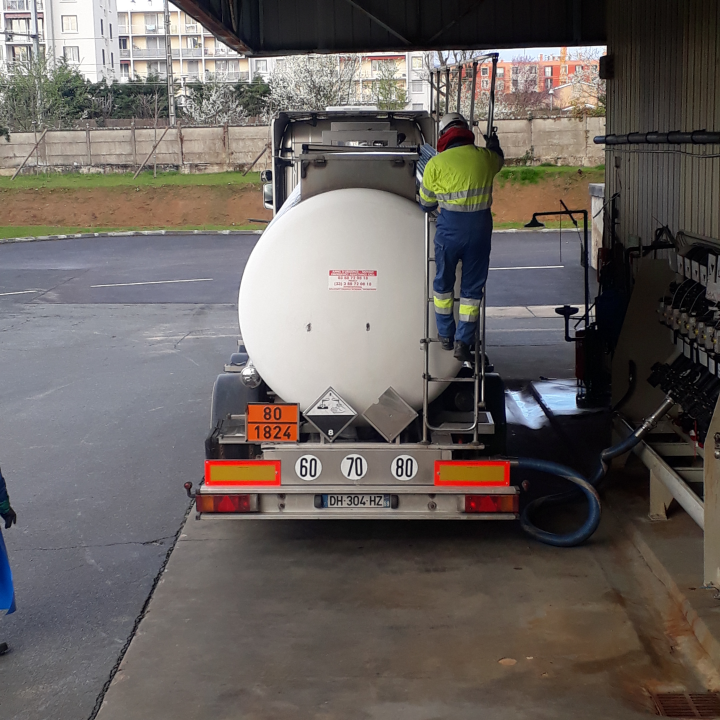
#> input picture recognize_license_plate_number_orange/orange plate.jpg, 2160 x 2160 px (shown at 1/3 size)
$ python recognize_license_oragne_plate.py
#> lines starting #> are read from the running program, lines starting #| are printed output that depends on the picture; after the words box and inside, x2 and y2 are one past the last pixel; in counts of white or black regions, pixels touching at a corner belong together
# -*- coding: utf-8 -*-

import io
import os
from datetime import datetime

import cv2
import numpy as np
from google.cloud import vision_v1p3beta1 as vision

# Config
DEBUG = False
# Maximum block license size
max_license_area = 30000  # use for image size width 2160
# Minimum block license size
min_license_area = 8000  # use for image size width 2160

# Setup google authen client key
os.environ['GOOGLE_APPLICATION_CREDENTIALS'] = 'client_key.json'

# Source path content all images
SOURCE_PATH = ""


def recognize_orange_license_plate(img_path):
    # Read image with opencv
#> called with img_path = 'orange plate.jpg'
    img = cv2.imread(img_path)
#> img is the input picture: shape (2160, 2160, 3); mean B, G, R 94.7, 98.4, 105
    origin = img.copy()

    # Get image size
    height, width = img.shape[:2]
#> height = 2160; width = 2160
    print("Image size: ", width, "x", height)
#| Image size:  2160 x 2160
    # Scale image
    img = cv2.resize(img, (2160, int((height * 2160) / width)))

    # Convert BGR to HSV
    hsv = cv2.cvtColor(img, cv2.COLOR_BGR2HSV)
#> hsv: shape (2160, 2160, 3); mean H, S, V 58.6, 53.9, 109.2

    # mask of orange
    mask_orange = cv2.inRange(hsv, (5, 150, 100), (10, 255, 255))
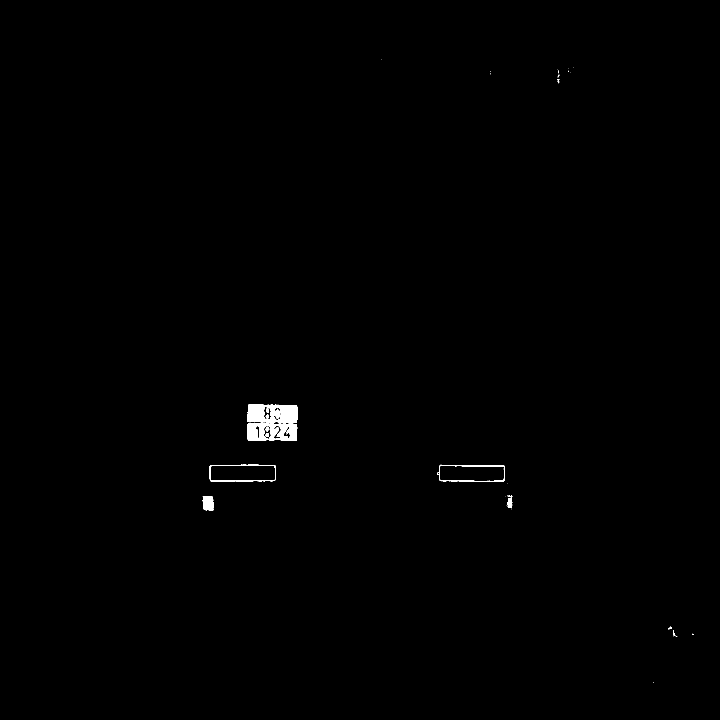
#> mask_orange: shape (2160, 2160) (shown at 1/3 size); 0.37% white; 44 white regions (30 under 20 px), largest, box (x1, y1, x2, y2) and area: (742, 1214, 892, 1267) 6344, (742, 1270, 892, 1323) 5989, (629, 1394, 828, 1445) 1263

    img = cv2.bitwise_and(img, img, mask=mask_orange)
    if DEBUG:
        cv2.imwrite(SOURCE_PATH + "output.jpg", img)

    # Remove noise
    kernel = np.ones((15, 15), np.uint8)
    img = cv2.dilate(img, kernel, iterations=1)
    img = cv2.erode(img, kernel, iterations=1)
    img = cv2.erode(img, kernel, iterations=1)
    img = cv2.dilate(img, kernel, iterations=1)

    if DEBUG:
        cv2.imwrite(SOURCE_PATH + "output1.jpg", img)

    # Convert image to Gray
    img = cv2.cvtColor(img, cv2.COLOR_BGR2GRAY)
#> img: shape (2160, 2160)

    # Apply threshold to make image black and white
    ret, img = cv2.threshold(img, 50, 255, cv2.THRESH_BINARY_INV)
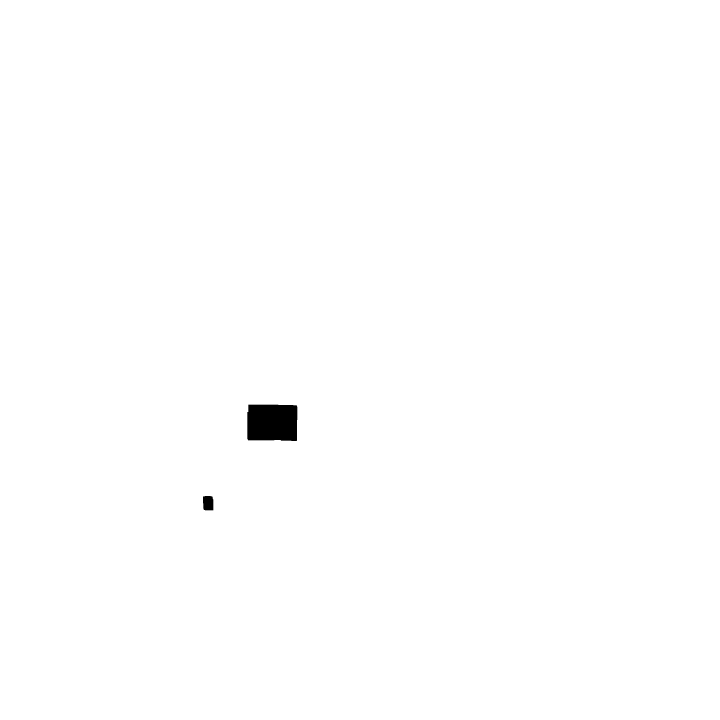
#> img: shape (2160, 2160) (shown at 1/3 size); 99.6% white; 2 black regions

    if DEBUG:
        cv2.imwrite(SOURCE_PATH + "output2.jpg", img)

    # Find image contours
    contours, hierarchy = cv2.findContours(img, cv2.RETR_TREE, cv2.CHAIN_APPROX_SIMPLE)
#> contours = 3 contours; box (x1, y1, x2, y2) and area: (0, 0, 2160, 2160) 4661281, (741, 1213, 893, 1324) 16140, (608, 1487, 641, 1532) 1337

    # Create google vision client
    client = vision.ImageAnnotatorClient()

    # Loop over all contours and fill draw white color for area smaller than threshold.
    for i in range(1, len(contours)):
        index_level = int(hierarchy[0][i][1])
        if index_level <= i:
            cnt = contours[i]
            area = cv2.contourArea(cnt)
            #print(area)
            if min_license_area <= area <= max_license_area:
                # Draw Blue boundary license plate
                x, y, w, h = cv2.boundingRect(cnt)
                license_plate = origin[y:y + h, x:x + w]
                license_plate = cv2.cvtColor(license_plate, cv2.COLOR_BGR2GRAY)
                ret, license_plate = cv2.threshold(license_plate, 100, 255, cv2.THRESH_BINARY)
                cv2.imwrite(SOURCE_PATH + "license_plate.jpg", license_plate)

                # Read image file
                with io.open(SOURCE_PATH + "license_plate.jpg", 'rb') as image_file:
                    content = image_file.read()

                image = vision.types.Image(content=content)

                # Recognize text
                response = client.text_detection(image=image)
                texts = response.text_annotations
                license_number = ""
                for text in texts:
                    #print(text.description)
                    number = ''.join([i for i in text.description.strip().replace("\n", "/") if i.isdigit() or i == '/'])
                    license_number += number
                    if len(license_number) > 5:
                        break

                print('License plate:', license_number)
                cv2.rectangle(origin, (x, y), (x + w, y + h), (255, 0, 0), 5)
                cv2.putText(origin, license_number, (x, y + int(h * 1.3)), cv2.FONT_HERSHEY_SIMPLEX, 1, (0, 0, 255), 2,
                            cv2.LINE_AA)

                break
#> this loop made 2 passes
#> (index_level, area, x, y, w, h) on pass 2: (1, 16140.5, 741, 1213, 152, 111)
#> (index_level, area) on pass 1: (-1, 1337)
#| License plate:
#> pass 2, in recognize_orange_license_plate, `license_plate = origin[y:y + h, x:x + w]`:
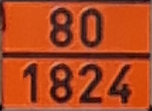
#> license_plate: shape (111, 152, 3); mean B, G, R 33, 71.3, 175
#> pass 2, in recognize_orange_license_plate, `license_plate = cv2.cvtColor(license_plate, cv2.COLOR_BGR2GRAY)`:
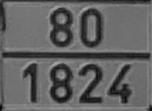
#> license_plate: shape (111, 152); min 4, max 165, mean 97.9
#> pass 2, in recognize_orange_license_plate, `ret, license_plate = cv2.threshold(license_plate, 100, 255, cv2.THRESH..`:
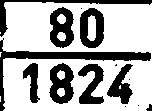
#> license_plate: shape (111, 152); 67.8% white; 14 black regions (5 under 20 px), largest, box (x1, y1, x2, y2) and area: (0, 38, 151, 111) 1334, (49, 63, 74, 104) 680, (50, 7, 74, 48) 660

    #if DEBUG:
    cv2.imwrite(SOURCE_PATH + "result.jpg", origin)


print('---------- Start recognize license palate --------')
start_time = datetime.now()
path = SOURCE_PATH + 'orange plate.jpg'
recognize_orange_license_plate(path)
print("Process time:", datetime.now() - start_time)
print('---------- End ----------')
